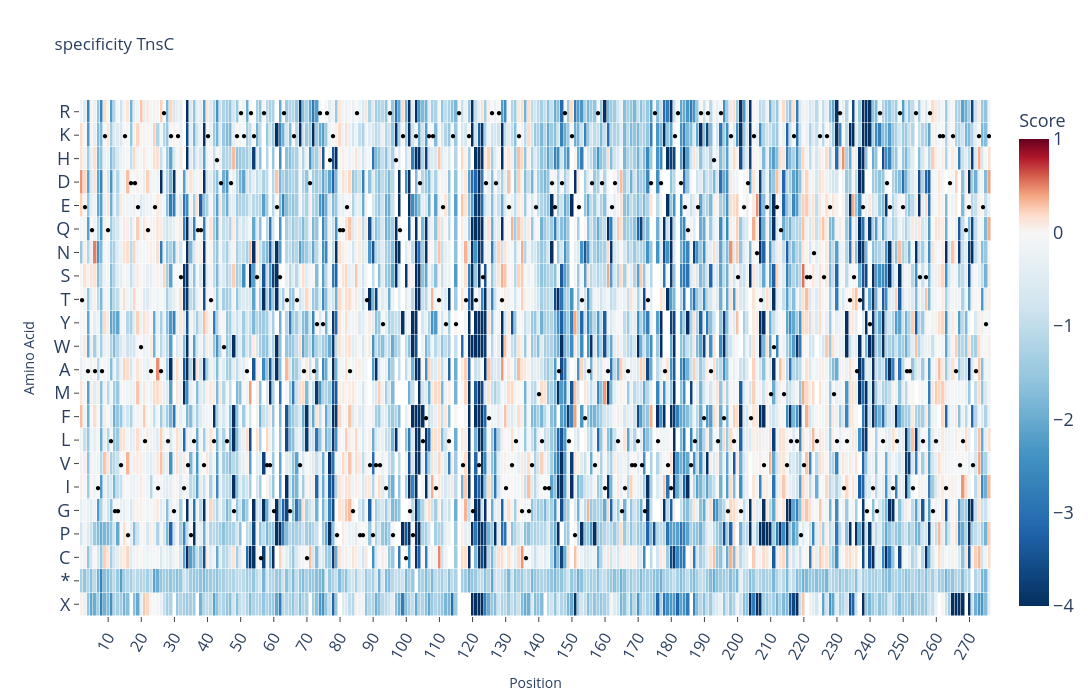

Notebook cell for this chart:
### Code cell
#Generate a single mutation dataframe
df_Kan_Ara_sm=df_Kan_Ara[df_Kan_Ara['AA_mut_list']!="WT"].copy()
df_Kan_Ara_sm['position'] = [int(''.join(list(i[1:-1]))) for i in df_Kan_Ara_sm['AA_mut_list']]
df_Kan_Ara_sm.replace(-np.inf, -10, inplace=True)
size=(4000,700)
data_type = 'specificity'
fig, specificity, stderr_spec = plot_enrichemnt_matrix(data_type, df_Kan_Ara_sm, AA_refSeq, True, -4, 1, size, WT_value)
fig.write_html(fig_dir + 'TnsC_heatmap_'+data_type+'_250106.html')

### Figure 1 — Plotly figure (JSON) as saved in the notebook; plotly's stock layout.template omitted (floating-point values rounded to 4 significant figures; data arrays with more than 128 entries replaced by an {"elided": "..."} marker saying what was removed)
{"data": [{"colorbar": {"tickfont": {"size": 18}, "title": {"font": {"size": 18}, "text": "Score"}}, "colorscale": {"elided": "256x2 mixed values"}, "customdata": {"elided": "22x275 str values"}, "hovertemplate": "%{customdata}<extra></extra>", "text": {"elided": "22x275 str values"}, "textfont": {"color": "black", "size": 10}, "texttemplate": "%{text}", "type": "heatmap", "x": {"elided": "275 int values"}, "xgap": 0.5, "y": ["X", "*", "C", "P", "G", "I", "V", "L", "F", "M", "A", "W", "Y", "T", "S", "N", "Q", "E", "D", "H", "K", "R"], "ygap": 0.5, "z": {"elided": "22x275 float values"}, "zmax": 1, "zmin": -4}], "layout": {"height": 700, "plot_bgcolor": "rgba(0,0,0,0)", "title": {"text": "specificity TnsC"}, "width": 4000, "xaxis": {"dtick": 10, "showticklabels": true, "tickangle": -60, "tickfont": {"size": 16}, "ticks": "outside", "title": {"text": "Position"}}, "yaxis": {"showticklabels": true, "tickfont": {"size": 18}, "ticks": "outside", "title": {"text": "Amino Acid"}}}}
